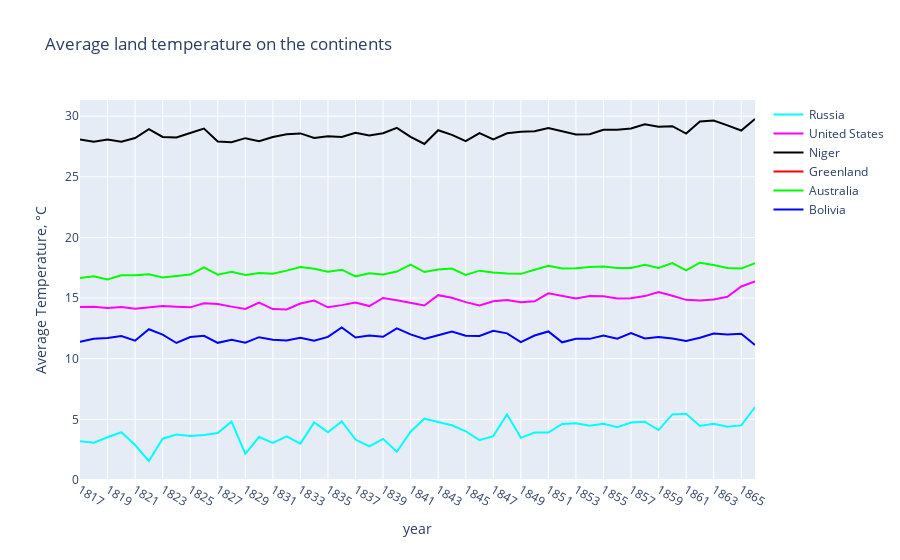

Notebook cell for this chart:
### Markdown cell above
# Temperature increased over years across the continent
It look like in last 50 years, the tend of increaing temperature is faster

### Code cell
continent = ['Russia', 'United States', 'Niger', 'Greenland', 'Australia', 'Bolivia']
mean_temp_year_country = [ [0] * len(years[-50:]) for i in range(len(continent))]

j = 0
for country in continent:
    all_temp_country = df_temp[df_temp['Country'] == country]
    i = 0
    for year in years[-50:]:
        mean_temp_year_country[j][i] = all_temp_country[all_temp_country['dt'].apply(
                lambda x: x[:4]) == year]['AverageTemperature'].mean()
        i +=1
    j += 1

traces = []
colors = ['rgb(0, 255, 255)', 'rgb(255, 0, 255)', 'rgb(0, 0, 0)',
          'rgb(255, 0, 0)', 'rgb(0, 255, 0)', 'rgb(0, 0, 255)']
for i in range(len(continent)):
    traces.append(go.Scatter(
        x=years[70:],
        y=mean_temp_year_country[i],
        mode='lines',
        name=continent[i],
        line=dict(color=colors[i]),
    ))

layout = go.Layout(
    xaxis=dict(title='year'),
    yaxis=dict(title='Average Temperature, °C'),
    title='Average land temperature on the continents',)

fig = go.Figure(data=traces, layout=layout)
py.iplot(fig)

### Figure 1 — Plotly figure (JSON) as saved in the notebook; plotly's stock layout.template omitted (floating-point values rounded to 4 significant figures; data arrays with more than 128 entries replaced by an {"elided": "..."} marker saying what was removed)
{"data": [{"line": {"color": "rgb(0, 255, 255)"}, "mode": "lines", "name": "Russia", "type": "scatter", "x": {"elided": "197 str values"}, "y": [3.193, 3.07, 3.526, 3.935, 2.882, 1.565, 3.405, 3.755, 3.622, 3.715, 3.873, 4.809, 2.16, 3.541, 3.059, 3.597, 3.001, 4.739, 3.933, 4.831, 3.333, 2.772, 3.389, 2.328, 3.98, 5.054, 4.787, 4.512, 4.016, 3.286, 3.619, 5.413, 3.476, 3.905, 3.912, 4.624, 4.683, 4.472, 4.632, 4.358, 4.734, 4.805, 4.115, 5.408, 5.462, 4.45, 4.64, 4.386, 4.501, 6.0]}, {"line": {"color": "rgb(255, 0, 255)"}, "mode": "lines", "name": "United States", "type": "scatter", "x": {"elided": "197 str values"}, "y": [14.27, 14.28, 14.18, 14.25, 14.12, 14.21, 14.34, 14.29, 14.24, 14.57, 14.51, 14.29, 14.1, 14.62, 14.09, 14.07, 14.55, 14.79, 14.24, 14.42, 14.63, 14.34, 15.01, 14.82, 14.6, 14.38, 15.24, 15.02, 14.67, 14.38, 14.74, 14.83, 14.65, 14.73, 15.39, 15.19, 14.97, 15.17, 15.14, 14.97, 14.98, 15.16, 15.49, 15.19, 14.85, 14.8, 14.88, 15.1, 15.96, 16.38]}, {"line": {"color": "rgb(0, 0, 0)"}, "mode": "lines", "name": "Niger", "type": "scatter", "x": {"elided": "197 str values"}, "y": [28.07, 27.9, 28.07, 27.89, 28.2, 28.94, 28.29, 28.24, 28.61, 28.97, 27.91, 27.85, 28.19, 27.94, 28.29, 28.5, 28.58, 28.2, 28.35, 28.28, 28.63, 28.4, 28.59, 29.04, 28.3, 27.71, 28.84, 28.46, 27.94, 28.6, 28.08, 28.58, 28.71, 28.75, 29.02, 28.78, 28.48, 28.51, 28.87, 28.87, 28.98, 29.32, 29.13, 29.18, 28.56, 29.57, 29.63, 29.24, 28.82, 29.77]}, {"line": {"color": "rgb(255, 0, 0)"}, "mode": "lines", "name": "Greenland", "type": "scatter", "x": {"elided": "197 str values"}, "y": [null, null, null, null, null, null, null, null, null, null, null, null, null, null, null, null, null, null, null, null, null, null, null, null, null, null, null, null, null, null, null, null, null, null, null, null, null, null, null, null, null, null, null, null, null, null, null, null, null, null]}, {"line": {"color": "rgb(0, 255, 0)"}, "mode": "lines", "name": "Australia", "type": "scatter", "x": {"elided": "197 str values"}, "y": [16.65, 16.79, 16.54, 16.88, 16.88, 16.97, 16.71, 16.8, 16.94, 17.53, 16.93, 17.17, 16.91, 17.06, 17.01, 17.26, 17.56, 17.41, 17.16, 17.34, 16.79, 17.05, 16.94, 17.18, 17.77, 17.15, 17.35, 17.43, 16.91, 17.26, 17.1, 17.02, 17.0, 17.33, 17.66, 17.43, 17.45, 17.56, 17.6, 17.48, 17.48, 17.75, 17.49, 17.88, 17.28, 17.92, 17.73, 17.47, 17.43, 17.87]}, {"line": {"color": "rgb(0, 0, 255)"}, "mode": "lines", "name": "Bolivia", "type": "scatter", "x": {"elided": "197 str values"}, "y": [11.39, 11.65, 11.7, 11.87, 11.49, 12.43, 11.99, 11.3, 11.79, 11.88, 11.31, 11.55, 11.32, 11.78, 11.56, 11.49, 11.73, 11.48, 11.8, 12.58, 11.74, 11.92, 11.8, 12.5, 12.0, 11.63, 11.93, 12.24, 11.9, 11.88, 12.3, 12.09, 11.37, 11.91, 12.25, 11.35, 11.64, 11.64, 11.92, 11.66, 12.11, 11.66, 11.79, 11.67, 11.46, 11.73, 12.07, 12.0, 12.06, 11.12]}], "layout": {"title": {"text": "Average land temperature on the continents"}, "xaxis": {"title": {"text": "year"}}, "yaxis": {"title": {"text": "Average Temperature, °C"}}}}
